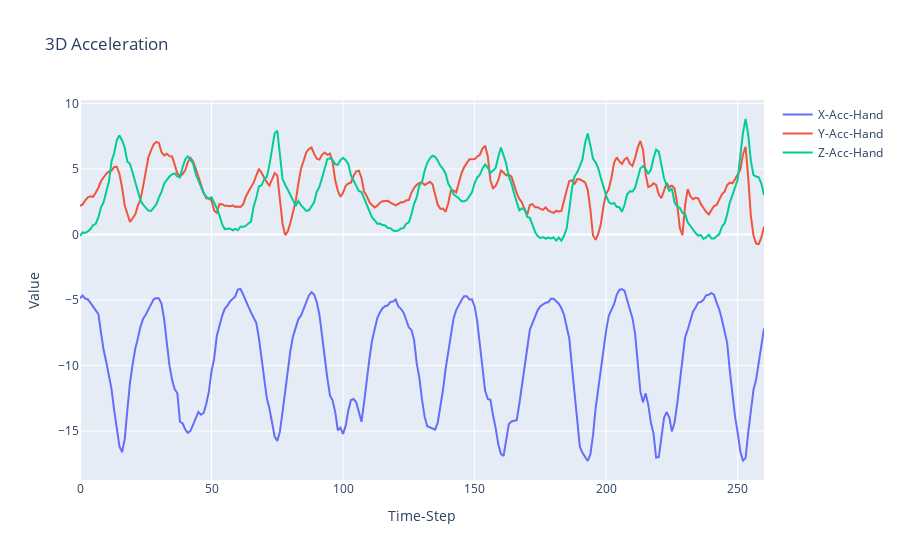

Source (notebook cell):
### Code cell
j = 1200
sample1 = data_dict['train']['X'][j]
show_accs(sample1)

### Figure 1 — Plotly figure (JSON) as saved in the notebook; plotly's stock layout.template omitted (floating-point values rounded to 4 significant figures; data arrays with more than 128 entries replaced by an {"elided": "..."} marker saying what was removed)
{"data": [{"mode": "lines", "name": "X-Acc-Hand", "type": "scatter", "x": {"elided": "261 int values"}, "y": {"elided": "261 float values"}}, {"mode": "lines", "name": "Y-Acc-Hand", "type": "scatter", "x": {"elided": "261 int values"}, "y": {"elided": "261 float values"}}, {"mode": "lines", "name": "Z-Acc-Hand", "type": "scatter", "x": {"elided": "261 int values"}, "y": {"elided": "261 float values"}}], "layout": {"title": {"text": "3D Acceleration"}, "xaxis": {"title": {"text": "Time-Step"}}, "yaxis": {"title": {"text": "Value"}}}}
